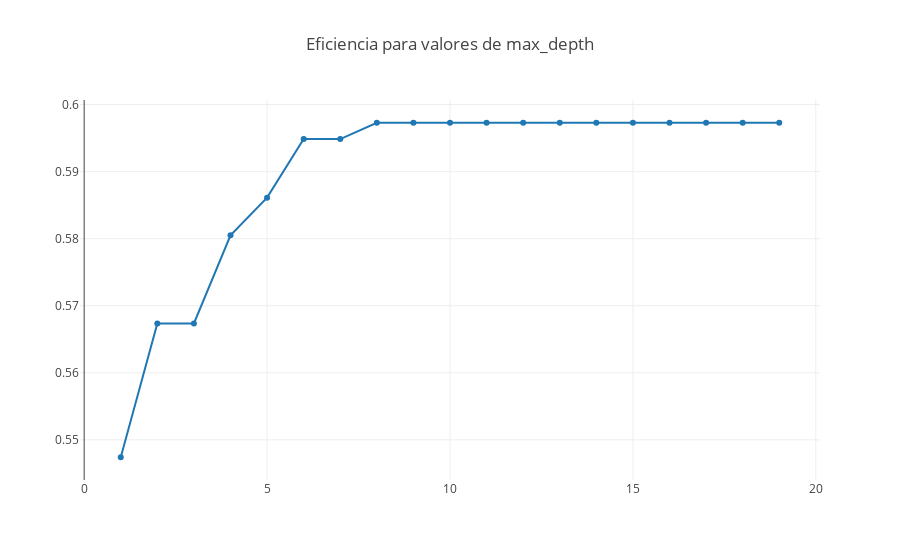

The notebook cell this image was saved under:
### Code cell
dataG = [go.Scatter(
            x=list(range(1,20)),
            y=eficiencia
    )]
iplot({'data':dataG, 
       'layout': {'title': 'Eficiencia para valores de max_depth'}})

### Figure 1 — Plotly figure (JSON) as saved in the notebook; plotly's stock layout.template omitted (floating-point values rounded to 4 significant figures)
{"data": [{"type": "scatter", "x": [1, 2, 3, 4, 5, 6, 7, 8, 9, 10, 11, 12, 13, 14, 15, 16, 17, 18, 19], "y": [0.5474, 0.5674, 0.5674, 0.5805, 0.5861, 0.5949, 0.5949, 0.5973, 0.5973, 0.5973, 0.5973, 0.5973, 0.5973, 0.5973, 0.5973, 0.5973, 0.5973, 0.5973, 0.5973]}], "layout": {"title": "Eficiencia para valores de max_depth"}}
